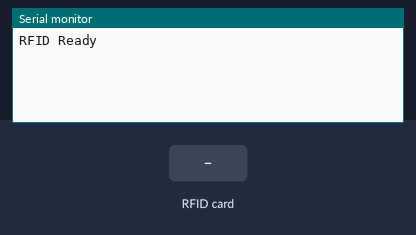
The sketch below on a simulated ESP32. On the bench: the last lines printed to the serial monitor. Inputs (shaded band) come from the test bench. WiFi joins after 1.5 s; servers stay silent unless stated.

Above: at 3.0 s.
3.1 s: RFID card 12 34 56 98 held to the reader
At 4.1 s:
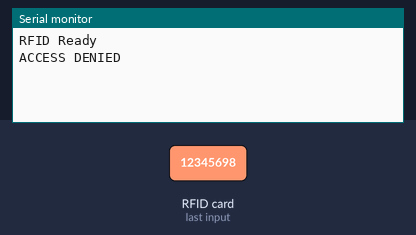
4.6 s: RFID card 63 16 D7 05 held to the reader
At 5.9 s:
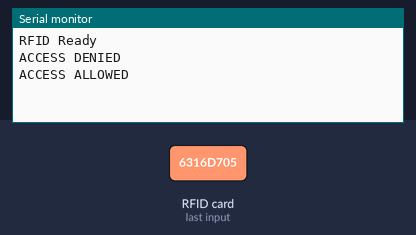

The sketch:

RF2FINAL.ino
```cpp
#define BLYNK_TEMPLATE_ID "TMPL3uDzPjL7a"
#define BLYNK_TEMPLATE_NAME "RFID"
#define BLYNK_AUTH_TOKEN "7A44UqUzbYJq89od5Di0pJdmUDQFCbYz"
#include <WiFi.h>
#include <BlynkSimpleEsp32.h>
#include <SPI.h>
#include <MFRC522.h>

char ssid[] = "Janani";

char pass[] = "12345698";

#define SS_PIN 5
#define RST_PIN 22

MFRC522 rfid(SS_PIN, RST_PIN);

byte allowedUID[] = {0x63, 0x16, 0xD7, 0x05};

void setup()
{
  Serial.begin(115200);

  SPI.begin(18, 19, 23, 5);
  rfid.PCD_Init();

  Blynk.begin(BLYNK_AUTH_TOKEN, ssid, pass);

  Serial.println("RFID Ready");
}

void loop()
{
  Blynk.run();

  if (!rfid.PICC_IsNewCardPresent())
    return;

  if (!rfid.PICC_ReadCardSerial())
    return;

  bool accessGranted = true;
  String uidString = "";

for (byte i = 0; i < rfid.uid.size; i++)
  {
    uidString += String(rfid.uid.uidByte[i], HEX);
    uidString += " ";

    if (rfid.uid.uidByte[i] != allowedUID[i])
      accessGranted = false;
  }

  uidString.toUpperCase();

  Blynk.virtualWrite(V0, uidString);

  if (accessGranted)
  {
    Serial.println("ACCESS ALLOWED");
    Blynk.virtualWrite(V1, "ACCESS ALLOWED");
  }
  else
  {
    Serial.println("ACCESS DENIED");
    Blynk.virtualWrite(V1, "ACCESS DENIED");
  }

  rfid.PICC_HaltA();

  delay(1000);
}
```

Measured:
- after the input at 3.1 s, the serial monitor: prints a new line at once (image 1)
- after the input at 4.6 s, the serial monitor: prints a new line at once (image 2)
